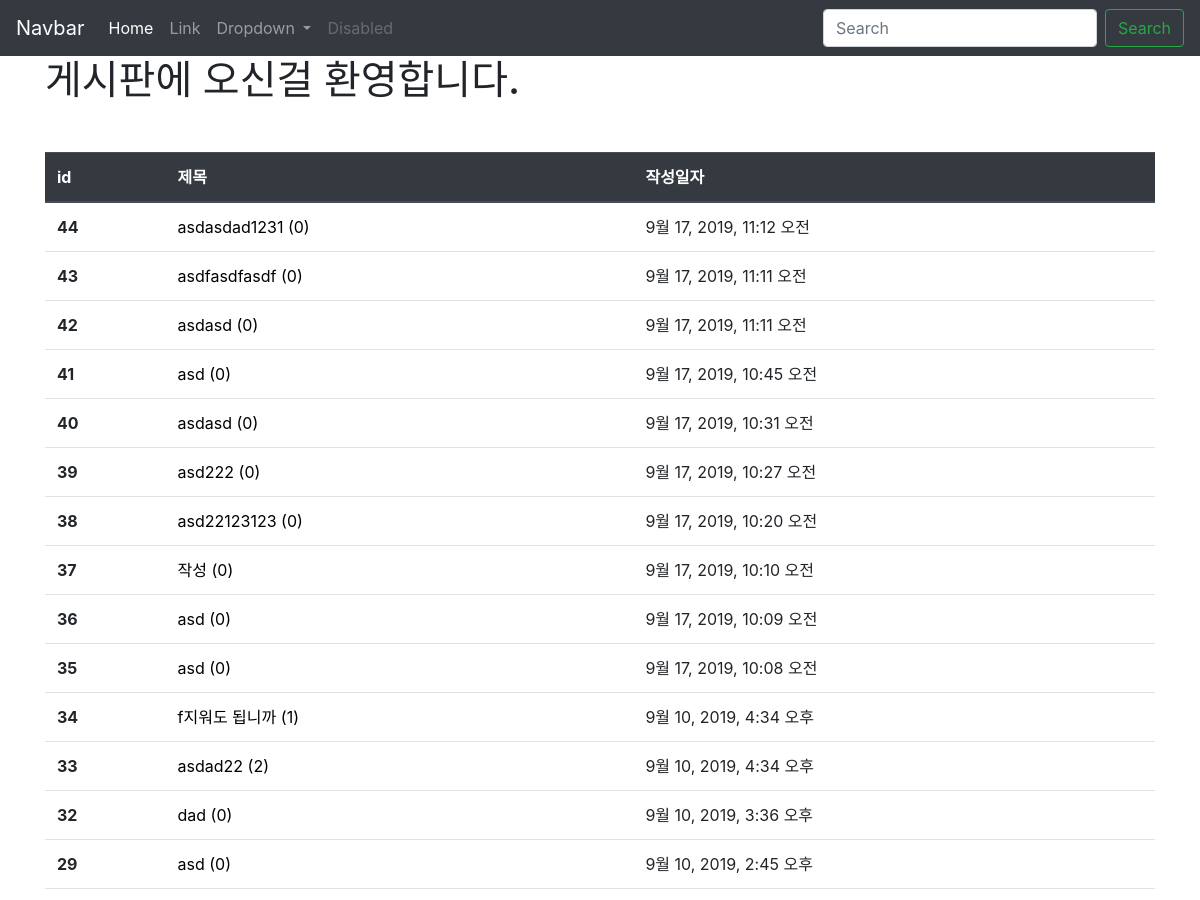
The app's page /articles/ (upper part), older data.
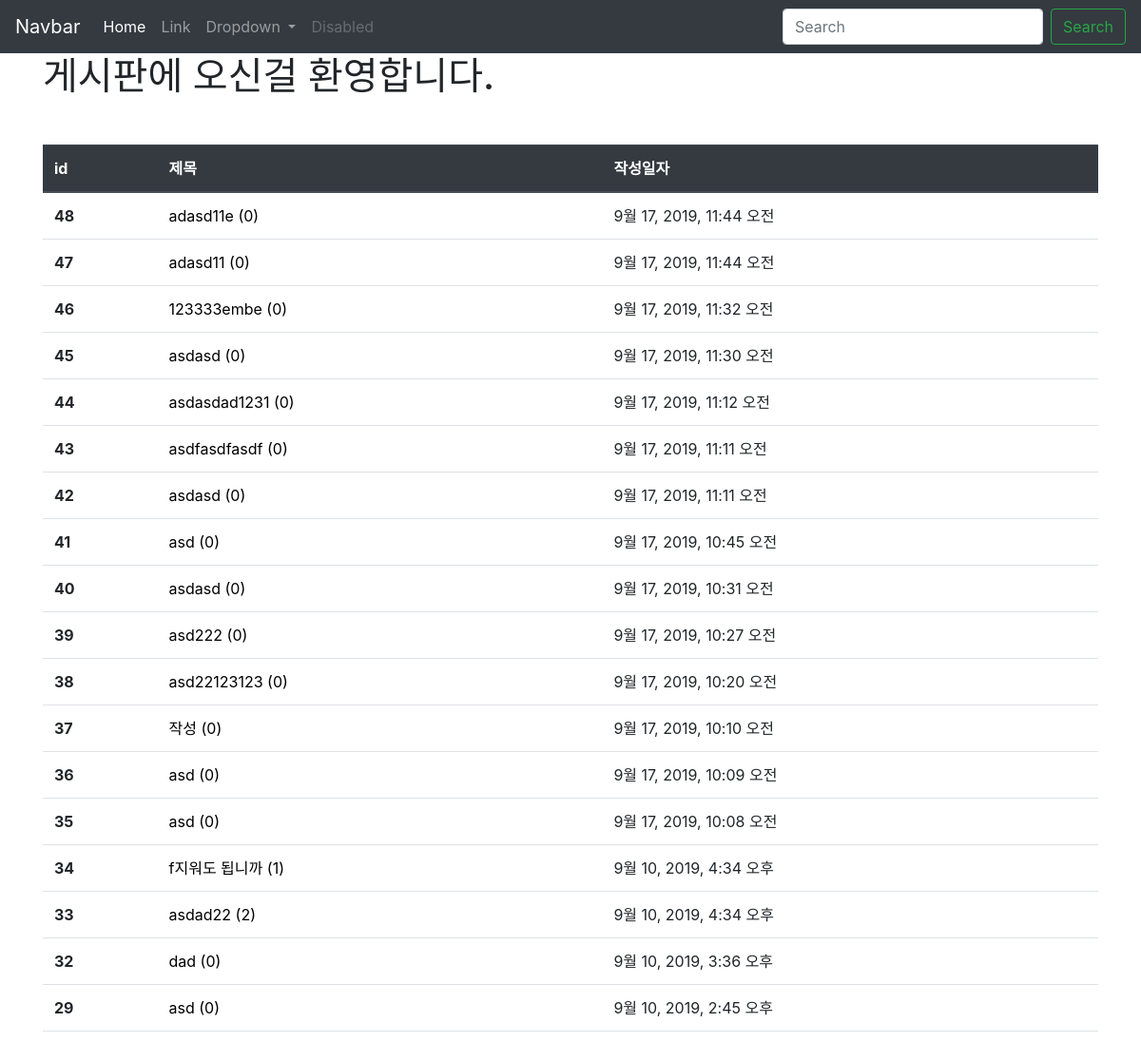
The same page, newer data.
### articles/models.py (models this page shows, shortened)
class Article(models.Model):    # models.Model 을 상속 받는 형식으로 쓴다. ~.~.get()으로 앞으로 데이터 사용하는게 여기 들어있거든
    title = models.CharField(max_length=10)  # 기사의 제목을 변수값으로 가지는데 그것은 캐릭터 필드이다. (일종의 스키마를 정의하는거야)
    content = models.TextField()
    created_at = models.DateTimeField(auto_now_add=True)
    updated_at = models.DateTimeField(auto_now=True)      # 이런식으로 다양한 필드 생성 가능. 다 쓰고나서

### articles/views.py (the view)
# urls.py: path('',views.index, name='index'),
def index(request):
    articles = Article.objects.order_by('-id') # 작성
    context = {
        'articles': articles
    }
    return render(request, 'articles/index.html', context)

### articles/templates/articles/index.html (shortened to what this page needs)
{% extends 'articles/base.html' %}
{% block body %}
<h1>게시판에 오신걸 환영합니다.</h1>
<table class="table mt-5">
  <thead class="thead-dark">
    <tr>
      <th scope="col">id</th>
      <th scope="col">제목</th>
      <th scope="col">작성일자</th>
    </tr>
  </thead>
  <tbody>
    {% for article in articles %}
    <tr>
      <th scope="row">{{article.id}}</th>
      <td><a href="{% url 'articles:detail' article.pk%}" style="color:black; text-decoration: none;">{{article.title}} ({{article.comment_set.all.count}})</a></td>
      <td>{{article.created_at}}</td>
    </tr>
    {% endfor %}
  </tbody>
</table>
  {% endblock %}

Row changes from the older to the newer data that the page shows:
added Article: id "48", title "adasd11e", comment_set.all.count "0", created_at "9월 17, 2019, 11:44 오전"
added Article: id "47", title "adasd11", comment_set.all.count "0", created_at "9월 17, 2019, 11:44 오전"
added Article: id "46", title "123333embe", comment_set.all.count "0", created_at "9월 17, 2019, 11:32 오전"
added Article: id "45", title "asdasd", comment_set.all.count "0", created_at "9월 17, 2019, 11:30 오전"
